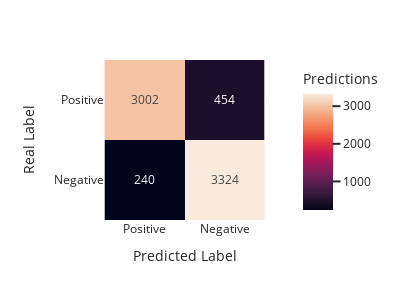

Notebook source saved alongside this figure:
### Code cell
print(conf_matrix_total.shape)
metrics = conf_matrix_metrics(conf_matrix_total)
# metrics = conf_matrix_metrics(np.expand_dims(conf_matrix_total, axis=0))
plot_confusion_matrix(metrics)

### Figure 1 — Plotly figure (JSON) as saved in the notebook; plotly's stock layout.template omitted (floating-point values rounded to 4 significant figures)
{"data": [{"coloraxis": "coloraxis", "hovertemplate": "Predicted Label: %{x}<br>Real Label: %{y}<br>Predictions: %{z}<extra></extra>", "name": "0", "texttemplate": "%{z}", "type": "heatmap", "x": ["Positive", "Negative"], "xaxis": "x", "y": ["Positive", "Negative"], "yaxis": "y", "z": [[3002, 454], [240, 3324]]}], "layout": {"coloraxis": {"colorbar": {"title": {"text": "Predictions"}}, "colorscale": [[0, "rgb(2,4,25)"], [0.0625, "rgb(24,15,41)"], [0.125, "rgb(47,23,57)"], [0.1875, "rgb(71,28,72)"], [0.25, "rgb(97,30,82)"], [0.3125, "rgb(123,30,89)"], [0.375, "rgb(150,27,91)"], [0.4375, "rgb(177,22,88)"], [0.5, "rgb(203,26,79)"], [0.5625, "rgb(223,47,67)"], [0.625, "rgb(236,76,61)"], [0.6875, "rgb(242,107,73)"], [0.75, "rgb(244,135,95)"], [0.8125, "rgb(245,162,122)"], [0.875, "rgb(246,188,153)"], [0.9375, "rgb(247,212,187)"], [1, "rgb(250,234,220)"]]}, "height": 300, "margin": {"t": 60}, "width": 400, "xaxis": {"anchor": "y", "constrain": "domain", "domain": [0, 1], "scaleanchor": "y", "title": {"text": "Predicted Label"}}, "yaxis": {"anchor": "x", "autorange": "reversed", "constrain": "domain", "domain": [0, 1], "title": {"text": "Real Label"}}}}
